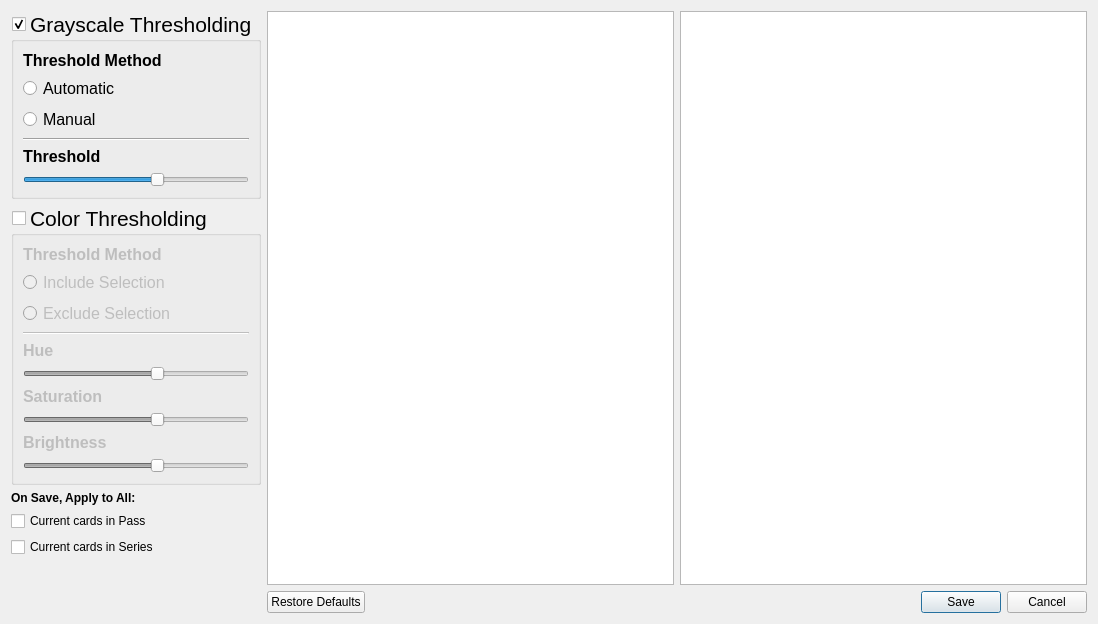
<?xml version="1.0" encoding="UTF-8"?>
<ui version="4.0">
 <class>Dialog</class>
 <widget class="QDialog" name="Dialog">
  <property name="geometry">
   <rect>
    <x>0</x>
    <y>0</y>
    <width>1098</width>
    <height>624</height>
   </rect>
  </property>
  <property name="windowTitle">
   <string>Dialog</string>
  </property>
  <layout class="QHBoxLayout" name="horizontalLayout_2">
   <item>
    <layout class="QVBoxLayout" name="verticalLayout">
     <property name="sizeConstraint">
      <enum>QLayout::SetMaximumSize</enum>
     </property>
     <item>
      <widget class="QGroupBox" name="groupBoxGrayscale">
       <property name="sizePolicy">
        <sizepolicy hsizetype="Maximum" vsizetype="Preferred">
         <horstretch>0</horstretch>
         <verstretch>0</verstretch>
        </sizepolicy>
       </property>
       <property name="maximumSize">
        <size>
         <width>250</width>
         <height>16777215</height>
        </size>
       </property>
       <property name="font">
        <font>
         <pointsize>16</pointsize>
        </font>
       </property>
       <property name="title">
        <string>Grayscale Thresholding</string>
       </property>
       <property name="flat">
        <bool>false</bool>
       </property>
       <property name="checkable">
        <bool>true</bool>
       </property>
       <layout class="QVBoxLayout" name="verticalLayout_3">
        <item>
         <widget class="QLabel" name="label_7">
          <property name="sizePolicy">
           <sizepolicy hsizetype="Preferred" vsizetype="Preferred">
            <horstretch>0</horstretch>
            <verstretch>0</verstretch>
           </sizepolicy>
          </property>
          <property name="maximumSize">
           <size>
            <width>250</width>
            <height>16777215</height>
           </size>
          </property>
          <property name="font">
           <font>
            <pointsize>12</pointsize>
            <weight>75</weight>
            <bold>true</bold>
           </font>
          </property>
          <property name="text">
           <string>Threshold Method</string>
          </property>
         </widget>
        </item>
        <item>
         <widget class="QRadioButton" name="radioButtonAutomatic">
          <property name="sizePolicy">
           <sizepolicy hsizetype="Preferred" vsizetype="Fixed">
            <horstretch>0</horstretch>
            <verstretch>0</verstretch>
           </sizepolicy>
          </property>
          <property name="maximumSize">
           <size>
            <width>250</width>
            <height>16777215</height>
           </size>
          </property>
          <property name="font">
           <font>
            <pointsize>12</pointsize>
           </font>
          </property>
          <property name="toolTip">
           <string>The threshold will be automatically set up to the defined limit below</string>
          </property>
          <property name="toolTipDuration">
           <number>5000</number>
          </property>
          <property name="text">
           <string>Automatic</string>
          </property>
         </widget>
        </item>
        <item>
         <widget class="QRadioButton" name="radioButtonManual">
          <property name="sizePolicy">
           <sizepolicy hsizetype="Preferred" vsizetype="Fixed">
            <horstretch>0</horstretch>
            <verstretch>0</verstretch>
           </sizepolicy>
          </property>
          <property name="maximumSize">
           <size>
            <width>250</width>
            <height>16777215</height>
           </size>
          </property>
          <property name="font">
           <font>
            <pointsize>12</pointsize>
           </font>
          </property>
          <property name="toolTip">
           <string>The threshold set below will be used</string>
          </property>
          <property name="toolTipDuration">
           <number>5000</number>
          </property>
          <property name="text">
           <string>Manual</string>
          </property>
         </widget>
        </item>
        <item>
         <widget class="Line" name="line_6">
          <property name="orientation">
           <enum>Qt::Horizontal</enum>
          </property>
         </widget>
        </item>
        <item>
         <widget class="QLabel" name="label_6">
          <property name="font">
           <font>
            <pointsize>12</pointsize>
            <weight>75</weight>
            <bold>true</bold>
           </font>
          </property>
          <property name="text">
           <string>Threshold</string>
          </property>
         </widget>
        </item>
        <item>
         <widget class="QLabeledSlider" name="sliderGrayscale">
          <property name="maximum">
           <number>255</number>
          </property>
          <property name="value">
           <number>153</number>
          </property>
          <property name="orientation">
           <enum>Qt::Horizontal</enum>
          </property>
         </widget>
        </item>
       </layout>
      </widget>
     </item>
     <item>
      <widget class="QGroupBox" name="groupBoxColor">
       <property name="sizePolicy">
        <sizepolicy hsizetype="Maximum" vsizetype="Preferred">
         <horstretch>0</horstretch>
         <verstretch>0</verstretch>
        </sizepolicy>
       </property>
       <property name="maximumSize">
        <size>
         <width>250</width>
         <height>16777215</height>
        </size>
       </property>
       <property name="font">
        <font>
         <pointsize>16</pointsize>
        </font>
       </property>
       <property name="title">
        <string>Color Thresholding</string>
       </property>
       <property name="checkable">
        <bool>true</bool>
       </property>
       <property name="checked">
        <bool>false</bool>
       </property>
       <layout class="QVBoxLayout" name="verticalLayout_4">
        <item>
         <widget class="QLabel" name="label_15">
          <property name="sizePolicy">
           <sizepolicy hsizetype="Preferred" vsizetype="Preferred">
            <horstretch>0</horstretch>
            <verstretch>0</verstretch>
           </sizepolicy>
          </property>
          <property name="maximumSize">
           <size>
            <width>250</width>
            <height>16777215</height>
           </size>
          </property>
          <property name="font">
           <font>
            <pointsize>12</pointsize>
            <weight>75</weight>
            <bold>true</bold>
           </font>
          </property>
          <property name="text">
           <string>Threshold Method</string>
          </property>
         </widget>
        </item>
        <item>
         <widget class="QRadioButton" name="radioButtonInclude">
          <property name="sizePolicy">
           <sizepolicy hsizetype="Preferred" vsizetype="Fixed">
            <horstretch>0</horstretch>
            <verstretch>0</verstretch>
           </sizepolicy>
          </property>
          <property name="maximumSize">
           <size>
            <width>250</width>
            <height>16777215</height>
           </size>
          </property>
          <property name="font">
           <font>
            <pointsize>12</pointsize>
           </font>
          </property>
          <property name="toolTip">
           <string>The threshold will be automatically set up to the defined limit below</string>
          </property>
          <property name="toolTipDuration">
           <number>5000</number>
          </property>
          <property name="text">
           <string>Include Selection</string>
          </property>
         </widget>
        </item>
        <item>
         <widget class="QRadioButton" name="radioButtonExclude">
          <property name="sizePolicy">
           <sizepolicy hsizetype="Preferred" vsizetype="Fixed">
            <horstretch>0</horstretch>
            <verstretch>0</verstretch>
           </sizepolicy>
          </property>
          <property name="maximumSize">
           <size>
            <width>250</width>
            <height>16777215</height>
           </size>
          </property>
          <property name="font">
           <font>
            <pointsize>12</pointsize>
           </font>
          </property>
          <property name="toolTip">
           <string>The threshold set below will be used</string>
          </property>
          <property name="toolTipDuration">
           <number>5000</number>
          </property>
          <property name="text">
           <string>Exclude Selection</string>
          </property>
         </widget>
        </item>
        <item>
         <widget class="Line" name="line_7">
          <property name="orientation">
           <enum>Qt::Horizontal</enum>
          </property>
         </widget>
        </item>
        <item>
         <widget class="QLabel" name="label_19">
          <property name="sizePolicy">
           <sizepolicy hsizetype="Preferred" vsizetype="Preferred">
            <horstretch>0</horstretch>
            <verstretch>0</verstretch>
           </sizepolicy>
          </property>
          <property name="maximumSize">
           <size>
            <width>250</width>
            <height>16777215</height>
           </size>
          </property>
          <property name="font">
           <font>
            <pointsize>12</pointsize>
            <weight>75</weight>
            <bold>true</bold>
           </font>
          </property>
          <property name="text">
           <string>Hue</string>
          </property>
         </widget>
        </item>
        <item>
         <widget class="QLabeledRangeSlider" name="rangeSliderHue">
          <property name="sizePolicy">
           <sizepolicy hsizetype="Preferred" vsizetype="Fixed">
            <horstretch>0</horstretch>
            <verstretch>0</verstretch>
           </sizepolicy>
          </property>
          <property name="maximumSize">
           <size>
            <width>250</width>
            <height>16777215</height>
           </size>
          </property>
          <property name="maximum">
           <number>255</number>
          </property>
          <property name="value">
           <number>153</number>
          </property>
          <property name="orientation">
           <enum>Qt::Horizontal</enum>
          </property>
         </widget>
        </item>
        <item>
         <widget class="QLabel" name="label_20">
          <property name="sizePolicy">
           <sizepolicy hsizetype="Preferred" vsizetype="Preferred">
            <horstretch>0</horstretch>
            <verstretch>0</verstretch>
           </sizepolicy>
          </property>
          <property name="maximumSize">
           <size>
            <width>250</width>
            <height>16777215</height>
           </size>
          </property>
          <property name="font">
           <font>
            <pointsize>12</pointsize>
            <weight>75</weight>
            <bold>true</bold>
           </font>
          </property>
          <property name="text">
           <string>Saturation</string>
          </property>
         </widget>
        </item>
        <item>
         <widget class="QLabeledRangeSlider" name="rangeSliderSaturation">
          <property name="sizePolicy">
           <sizepolicy hsizetype="Preferred" vsizetype="Fixed">
            <horstretch>0</horstretch>
            <verstretch>0</verstretch>
           </sizepolicy>
          </property>
          <property name="maximumSize">
           <size>
            <width>250</width>
            <height>16777215</height>
           </size>
          </property>
          <property name="maximum">
           <number>255</number>
          </property>
          <property name="value">
           <number>153</number>
          </property>
          <property name="orientation">
           <enum>Qt::Horizontal</enum>
          </property>
         </widget>
        </item>
        <item>
         <widget class="QLabel" name="label_21">
          <property name="sizePolicy">
           <sizepolicy hsizetype="Preferred" vsizetype="Preferred">
            <horstretch>0</horstretch>
            <verstretch>0</verstretch>
           </sizepolicy>
          </property>
          <property name="maximumSize">
           <size>
            <width>250</width>
            <height>16777215</height>
           </size>
          </property>
          <property name="font">
           <font>
            <pointsize>12</pointsize>
            <weight>75</weight>
            <bold>true</bold>
           </font>
          </property>
          <property name="text">
           <string>Brightness</string>
          </property>
         </widget>
        </item>
        <item>
         <widget class="QLabeledRangeSlider" name="rangeSliderBrightness">
          <property name="sizePolicy">
           <sizepolicy hsizetype="Preferred" vsizetype="Fixed">
            <horstretch>0</horstretch>
            <verstretch>0</verstretch>
           </sizepolicy>
          </property>
          <property name="maximumSize">
           <size>
            <width>250</width>
            <height>16777215</height>
           </size>
          </property>
          <property name="maximum">
           <number>255</number>
          </property>
          <property name="value">
           <number>153</number>
          </property>
          <property name="orientation">
           <enum>Qt::Horizontal</enum>
          </property>
         </widget>
        </item>
       </layout>
      </widget>
     </item>
     <item>
      <widget class="QLabel" name="label">
       <property name="font">
        <font>
         <weight>75</weight>
         <bold>true</bold>
        </font>
       </property>
       <property name="text">
        <string>On Save, Apply to All:</string>
       </property>
      </widget>
     </item>
     <item>
      <widget class="QCheckBox" name="checkBoxApplyToAllPass">
       <property name="sizePolicy">
        <sizepolicy hsizetype="Minimum" vsizetype="Fixed">
         <horstretch>0</horstretch>
         <verstretch>0</verstretch>
        </sizepolicy>
       </property>
       <property name="maximumSize">
        <size>
         <width>200</width>
         <height>16777215</height>
        </size>
       </property>
       <property name="text">
        <string>Current cards in Pass</string>
       </property>
      </widget>
     </item>
     <item>
      <widget class="QCheckBox" name="checkBoxApplyToAllSeries">
       <property name="text">
        <string>Current cards in Series</string>
       </property>
      </widget>
     </item>
     <item>
      <spacer name="verticalSpacer">
       <property name="orientation">
        <enum>Qt::Vertical</enum>
       </property>
       <property name="sizeType">
        <enum>QSizePolicy::Expanding</enum>
       </property>
       <property name="sizeHint" stdset="0">
        <size>
         <width>0</width>
         <height>0</height>
        </size>
       </property>
      </spacer>
     </item>
    </layout>
   </item>
   <item>
    <layout class="QVBoxLayout" name="verticalLayout_2">
     <item>
      <layout class="QHBoxLayout" name="horizontalLayout_40">
       <property name="sizeConstraint">
        <enum>QLayout::SetNoConstraint</enum>
       </property>
       <item>
        <widget class="QGraphicsView" name="graphicsView"/>
       </item>
       <item>
        <widget class="QGraphicsView" name="graphicsView2"/>
       </item>
      </layout>
     </item>
     <item>
      <layout class="QHBoxLayout" name="horizontalLayout">
       <item>
        <widget class="QDialogButtonBox" name="buttonBox">
         <property name="orientation">
          <enum>Qt::Horizontal</enum>
         </property>
         <property name="standardButtons">
          <set>QDialogButtonBox::Cancel|QDialogButtonBox::RestoreDefaults|QDialogButtonBox::Save</set>
         </property>
         <property name="centerButtons">
          <bool>false</bool>
         </property>
        </widget>
       </item>
      </layout>
     </item>
    </layout>
   </item>
  </layout>
 </widget>
 <customwidgets>
  <customwidget>
   <class>QLabeledRangeSlider</class>
   <extends>QSlider</extends>
   <header>superqt</header>
  </customwidget>
  <customwidget>
   <class>QLabeledSlider</class>
   <extends>QSlider</extends>
   <header>superqt</header>
  </customwidget>
 </customwidgets>
 <resources/>
 <connections>
  <connection>
   <sender>buttonBox</sender>
   <signal>accepted()</signal>
   <receiver>Dialog</receiver>
   <slot>accept()</slot>
   <hints>
    <hint type="sourcelabel">
     <x>248</x>
     <y>254</y>
    </hint>
    <hint type="destinationlabel">
     <x>157</x>
     <y>274</y>
    </hint>
   </hints>
  </connection>
  <connection>
   <sender>buttonBox</sender>
   <signal>rejected()</signal>
   <receiver>Dialog</receiver>
   <slot>reject()</slot>
   <hints>
    <hint type="sourcelabel">
     <x>316</x>
     <y>260</y>
    </hint>
    <hint type="destinationlabel">
     <x>286</x>
     <y>274</y>
    </hint>
   </hints>
  </connection>
 </connections>
</ui>
